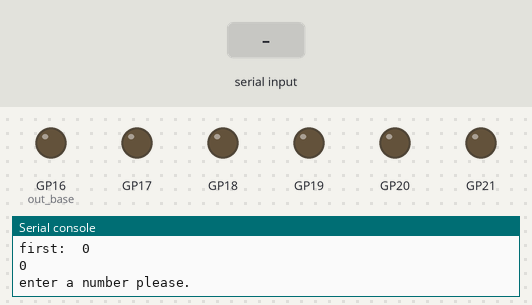
The program below on a simulated Raspberry Pi Pico running MicroPython. On the bench: output pins drawn as LEDs (lit = HIGH), the last lines printed to the serial console. Inputs (shaded band) come from the test bench.

Above: at 1.2 s.
1.3 s: "5" typed at the serial console, then Enter
At 2.5 s:
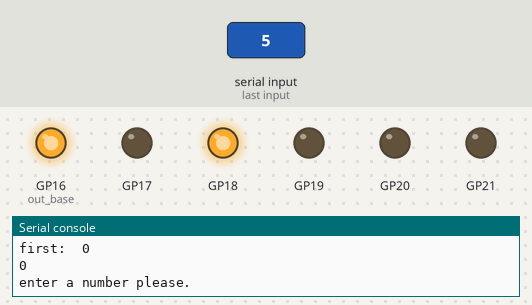
2.8 s: "90" typed at the serial console, then Enter
At 3.9 s:
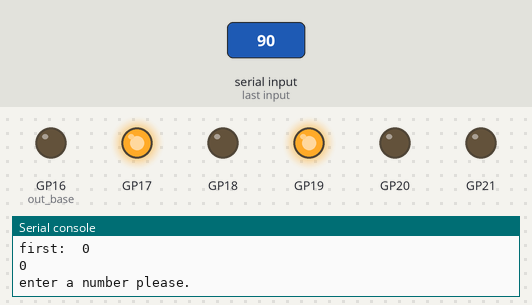
4.3 s: "200" typed at the serial console, then Enter
At 5.0 s:
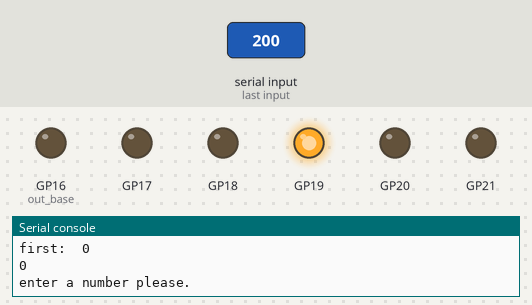
5.8 s: "1" typed at the serial console, then Enter
At 6.2 s:
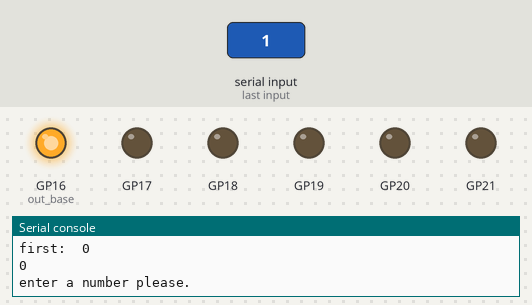
7.3 s: "0" typed at the serial console, then Enter
At 8.5 s:
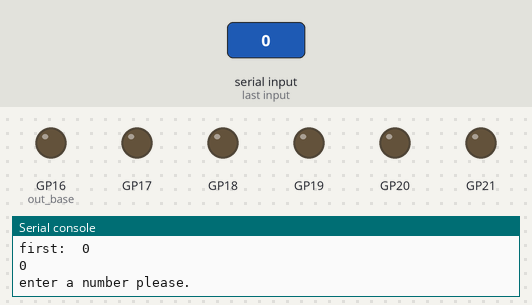
Timing chart, 0 to 9.8 s (numbered marks = the images above; inputs shaded):
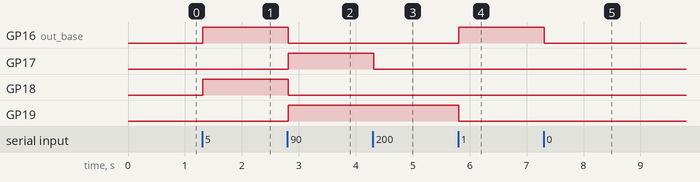

The program:

PW_88_PIO_StateMachine2.py
```python
'''
i will use a potentiometer to input values into the statemachien starting with put9VALUE AND RETREIVING FOR THE LED THE PWM GET(VALUE)
max number is 4,294,967,295
'''
# import time
# from machine import Pin, PWM,ADC
# import rp2
# rPin=13
# rLed=PWM(rPin)
# potPin=26
# pot=ADC(potPin)
# rLed.freq(40000)
# rLed.duty_u16(0)
# @rp2.asm_pio(out_init=(rp2.PIO.OUT_LOW,)*4, out_shiftdir=rp2.PIO.SHIFT_RIGHT)
# def pioProg():
#     wrap_target()
#     pull()
#     mov(x,osr)
#     mov(isr,x)
#     mov(pins,x)
#     push()
# sm0 = rp2.StateMachine(0, pioProg,freq=2000, out_base=Pin(16))
# sm0.active(1)
# try:
#     while True:
#         for i in range(1023):
#             i =pot.read_u16()
#             print('PotVal: ',i)
#             sm0.put(i)
#             a=sm0.get()
#             rLed.duty_u16(a)
#             time.sleep(.10)
#             print(a)
#         time.sleep(1)
#         sm0.active(0)
# except KeyboardInterrupt:
#     sm0.active(0)
#     print('All Done')
#     rLed.duty_u16(0)


import time
from machine import Pin, PWM,ADC
import rp2
@rp2.asm_pio(out_init=(rp2.PIO.OUT_LOW,)*6, out_shiftdir=rp2.PIO.SHIFT_RIGHT)


def pioProg():
    wrap_target()       ##not needed since I have a while loop
    pull()
    mov(x,osr)
    mov(y,x)
    mov(isr,y)
    out(pins,4)
    ## or could use mov(pins,y)
    push()
    wrap()              ## not needed since I have a while loop

sm0 = rp2.StateMachine(0, pioProg,freq=2000, out_base=Pin(16))
sm0.active(1)
try:
    while True:
        print('first: ',sm0.tx_fifo())
        print(sm0.rx_fifo())
        PutVal =int(input('enter a number please.'))
        print("the number you entered is: ",PutVal)
        time.sleep(.01)
        print('second: ',sm0.tx_fifo())
        print(sm0.rx_fifo())
        sm0.put(PutVal)
        GetVal=sm0.get()
        time.sleep(.01)
        print('third ',sm0.tx_fifo())
        print(sm0.rx_fifo())
        print('GetVal: ',GetVal)
except KeyboardInterrupt:
    print('')
    print('All done')
    sm0.active(0)

sm0 = rp2.StateMachine(0, pioProg,freq=2000, out_base=Pin(16))
sm0.active(1)
```

Measured:
- after the input at 1.3 s, GP16 (out_base), GP18: LOW → HIGH at once
- after the input at 2.8 s, GP16 (out_base), GP18: HIGH → LOW at once; GP17, GP19: LOW → HIGH at once
- after the input at 4.3 s, GP17: HIGH → LOW at once
- after the input at 5.8 s, GP16 (out_base): LOW → HIGH at once; GP19: HIGH → LOW at once
- after the input at 7.3 s, GP16 (out_base): HIGH → LOW at once
